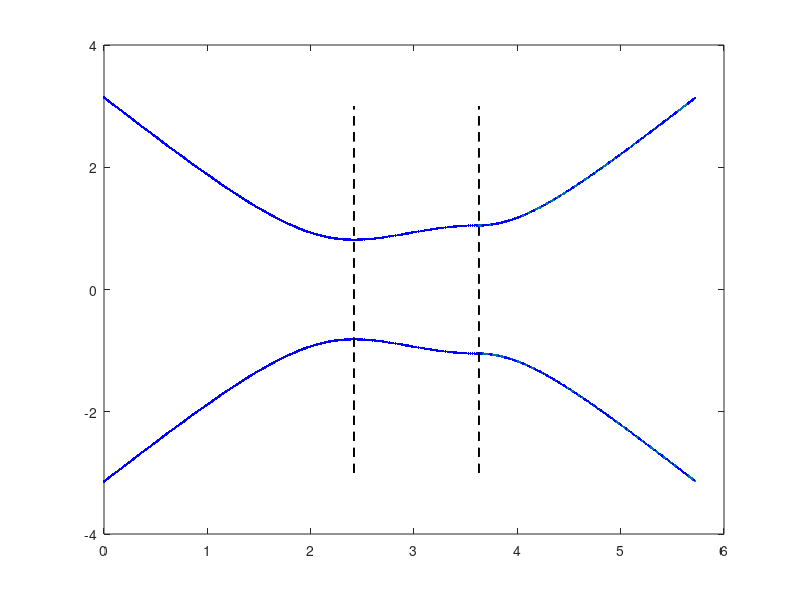

MATLAB code for this plot: (Note: this script raises an error after producing the figure.)
%% 3-STEP PERIODIC DRIVING
clear all
home



Periods=[3*pi/3];
n_t=1000;
T=Periods(1);
t=[linspace(0,T/3,n_t),linspace(T/3,2*T/3,n_t),linspace(2*T/3,T,n_t)];
dt=t(2)-t(1);

% Reciprocal Lattice Parameters
l=sqrt((4*(pi^2)/9)/(3/4));
a=2*pi*cos(30*pi/180)/3;
b=2*pi*sin(30*pi/180)/3;
%% Gamma --> K

kx=[0:0.01:l];
ky=zeros(length(kx),1);

for i=1:length(kx);
    
    H1=[0, exp(1i*ky(i));
        exp(-1i*ky(i)), 0];

    
    H2=[0, exp(-1i*0.5*(sqrt(3)*kx(i)+ky(i)));
        exp(1i*0.5*(sqrt(3)*kx(i)+ky(i))), 0];
   
    
    H3=[0, exp(-1i*0.5*(-sqrt(3)*kx(i)+ky(i)));
        exp(1i*0.5*(-sqrt(3)*kx(i)+ky(i))), 0];
      
     U1=(expm(-1i*dt*H1))^n_t;
     U2=(expm(-1i*dt*H2))^n_t;
     U3=(expm(-1i*dt*H3))^n_t;
     prod=U1*U2*U3;
     
     U_diag=eig(prod);
     % Quasi-Energy Bands
     eps_Gamma_K_1(i)=1i*log(U_diag(1))./T;
     eps_Gamma_K_2(i)=1i*log(U_diag(2))./T;
     
end

%% K -->M

kx=[l:-0.01:a];
ky=tan(120*pi/180)*kx-(l*tan(120*pi/180));

for i=1:length(kx);
    
    H1=[0, exp(1i*ky(i));
        exp(-1i*ky(i)), 0];

    
    H2=[0, exp(-1i*0.5*(sqrt(3)*kx(i)+ky(i)));
        exp(1i*0.5*(sqrt(3)*kx(i)+ky(i))), 0];
   
    
    H3=[0, exp(-1i*0.5*(-sqrt(3)*kx(i)+ky(i)));
        exp(1i*0.5*(-sqrt(3)*kx(i)+ky(i))), 0];
      
     U1=(expm(-1i*dt*H1))^n_t;
     U2=(expm(-1i*dt*H2))^n_t;
     U3=(expm(-1i*dt*H3))^n_t;
     prod=U1*U2*U3;
     
     U_diag=eig(prod);
     % Quasi-Energy Bands
     eps_K_M_1(i)=1i*log(U_diag(1))./T;
     eps_K_M_2(i)=1i*log(U_diag(2))./T;
     
end

    

%% M --> Gamma

kx=[a:-0.01:0];
ky=tan(30*pi/180)*kx;

for i=1:length(kx);
    
    H1=[0, exp(1i*ky(i));
        exp(-1i*ky(i)), 0];

    
    H2=[0, exp(-1i*0.5*(sqrt(3)*kx(i)+ky(i)));
        exp(1i*0.5*(sqrt(3)*kx(i)+ky(i))), 0];
   
    
    H3=[0, exp(-1i*0.5*(-sqrt(3)*kx(i)+ky(i)));
        exp(1i*0.5*(-sqrt(3)*kx(i)+ky(i))), 0];
      
     U1=(expm(-1i*dt*H1))^n_t;
     U2=(expm(-1i*dt*H2))^n_t;
     U3=(expm(-1i*dt*H3))^n_t;
     prod=U1*U2*U3;
     
     U_diag=eig(prod);
     % Quasi-Energy Bands
     eps_M_Gamma_1(i)=1i*log(U_diag(1))./T;
     eps_M_Gamma_2(i)=1i*log(U_diag(2))./T;
     
end


%% QUASI-ENERGY BAND STRUCTURE

K=l;
M=sqrt(b^2+(l-a)^2);
Gamma=2*pi/3;

k1=linspace(0,K,length(eps_Gamma_K_1));
k2=linspace(K,K+M,length(eps_K_M_1));
k3=linspace(K+M,K+M+Gamma,length(eps_M_Gamma_1));


%colours=['.b','.r','.g','.c'];
close all
figure(1)
box on
hold on
for j=1:length(Periods)
    if j==1
        c='.b';
    else if j==2
            c='.r';
        else if j==3
                c='.g';
            else
                c='.k';
            end
        end
    end
plot(k1,eps_Gamma_K_1*T,c,k1,eps_Gamma_K_2*T,c)
plot(k2,eps_K_M_1*T,c,k2,eps_K_M_2*T,c)
plot(k3,eps_M_Gamma_1*T,c',k3,eps_M_Gamma_2*T,c)
end
plot(K*ones(length([-3:3])),[-3:3],'--k')
plot(K+M*ones(length([-3:3])),[-3:3],'--k')
hold off

%legend('Numerical dispersion')

ax=gca;
ax.XTick=[0,K,K+M,K+M+Gamma];
ax.XTickLabel={'\Gamma','K','M','\Gamma'}
ax = gca;
ax.FontSize = 16;
xlim([0 K+M+Gamma])
ylim([-pi pi])
xlabel('$ka$','FontSize',18,'FontWeight','bold','Interpret','latex')
ylabel('$ET/J$','FontSize',18,'FontWeight','bold','Interpret','latex')
hold off

